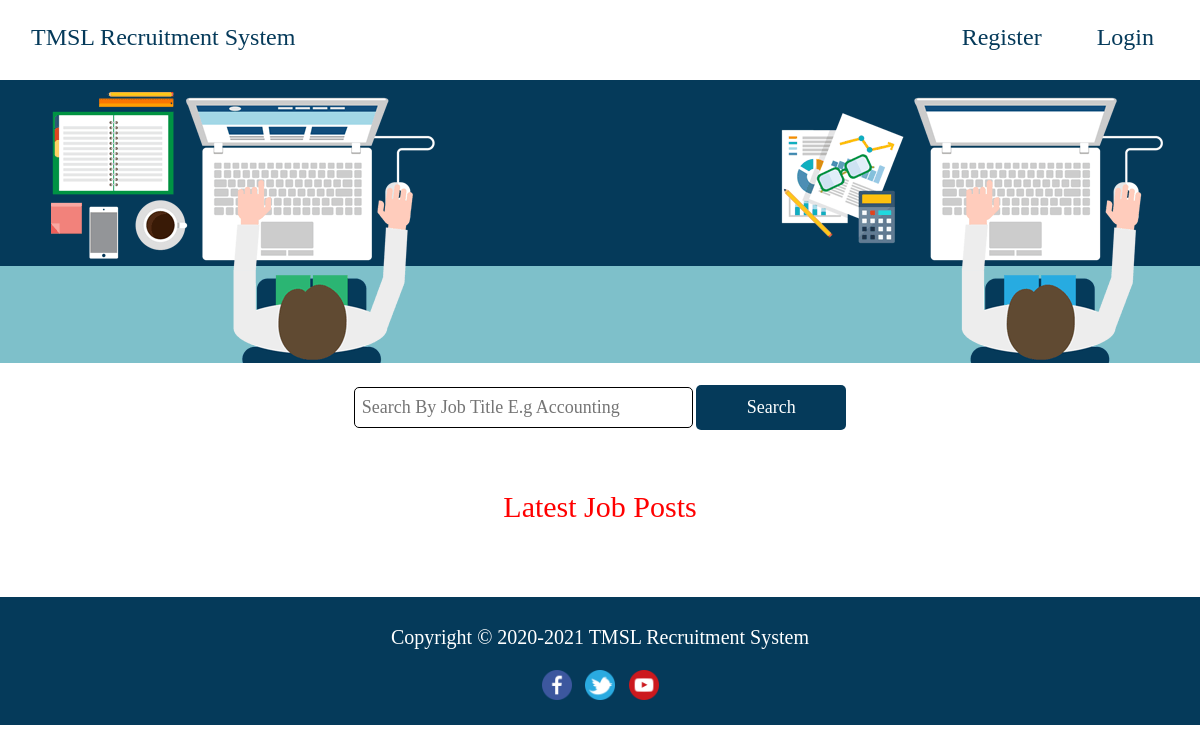
Before: / with the older database file.
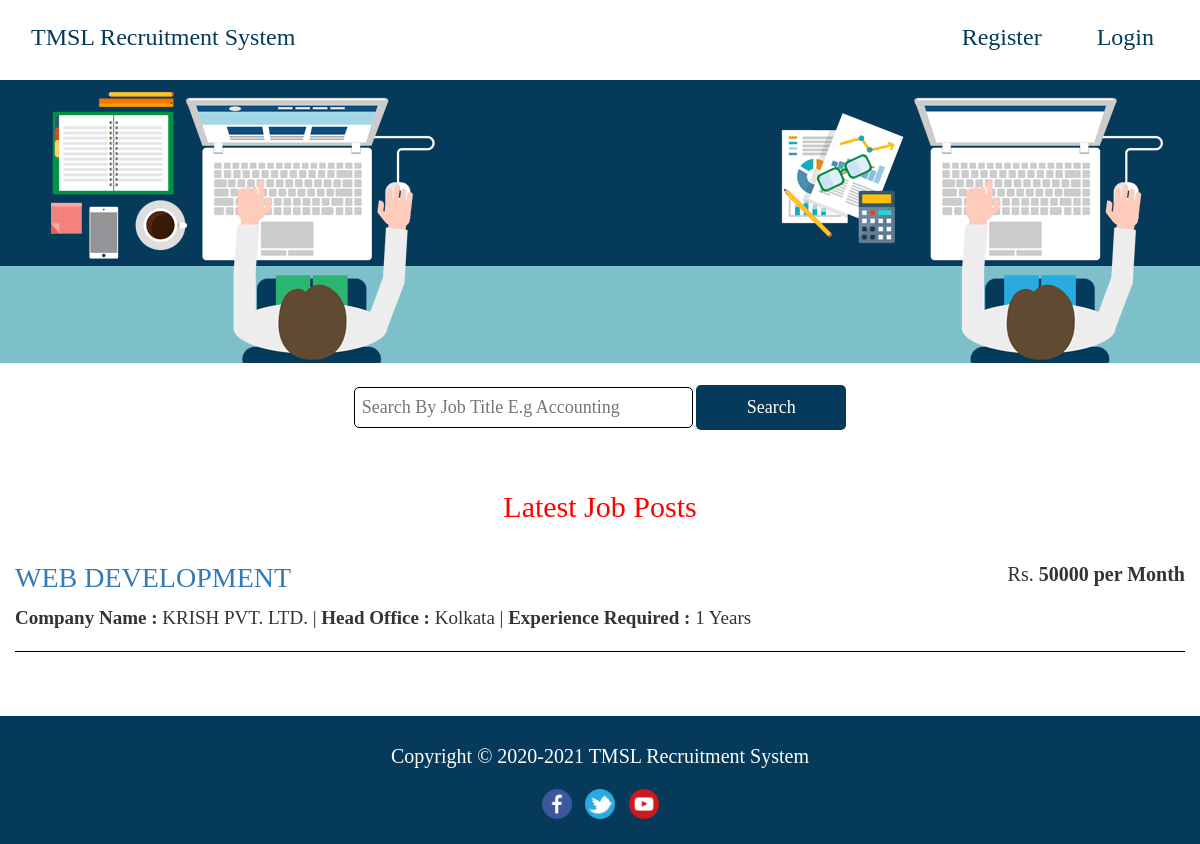
After: the same page with the newer database file.
### tables this page shows
CREATE TABLE `job_post` (
  `id_jobpost` int(11) NOT NULL,
  `id_company` int(11) NOT NULL,
  `jobtitle` varchar(255) NOT NULL,
  `description` text NOT NULL,
  `minimumsalary` varchar(255) NOT NULL,
  `maximumsalary` varchar(255) NOT NULL,
  `experience` varchar(255) NOT NULL,
  `qualification` varchar(255) NOT NULL,
  `createdAt` timestamp NOT NULL DEFAULT CURRENT_TIMESTAMP
);

CREATE TABLE `company` (
  `id_company` int(11) NOT NULL,
  `companyname` varchar(255) NOT NULL,
  `headofficecity` varchar(255) NOT NULL,
  `contactno` varchar(255) NOT NULL,
  `website` varchar(255) NOT NULL,
  `companytype` varchar(255) NOT NULL,
  `email` varchar(255) NOT NULL,
  `password` varchar(255) NOT NULL,
  `createdAt` timestamp NOT NULL DEFAULT CURRENT_TIMESTAMP
);

### index.php (the view, shortened to what this page needs)
<?php
require_once("db.php");
?>
<!DOCTYPE html>
<html lang="en">
  <head>
    <link rel="stylesheet" href="https://maxcdn.bootstrapcdn.com/bootstrap/3.3.7/css/bootstrap.min.css">
  </head>
  <body>
  <font face="calibri">
  <section>
  <div class="container">
  <div class="row">
  <header>
    <nav class="navbar navbar-default" style="margin-bottom: 0; height: 80px; background-color: white; border-color: transparent;">
      <div class="container-fluid">
        <div class="navbar-header">
          <a class="navbar-brand" style="font-size: 24px; color: #053a5a; line-height: 42px;" href="index.php">TMSL Recruitment System</a>
        </div>
        <div class="collapse navbar-collapse" id="bs-example-navbar-collapse-1">
          <ul class="nav navbar-nav navbar-right">
          <?php
          if(isset($_SESSION['id_user']) && empty($_SESSION['companyLogged'])) {
            ?>
            <li style="padding-right: 25px;"><a href="user/dashboard.php" style="font-size: 24px; color: #053a5a; line-height: 42px;">Dashboard</a></li>
            <li style="padding-right: 25px;"><a href="user/profile.php" style="font-size: 24px; color: #053a5a; line-height: 42px;">Profile</a></li>
            <li style="padding-right: 25px;"><a href="logout.php" style="font-size: 24px; color: #053a5a; line-height: 42px;">Logout</a></li>
            <?php
            } else if(isset($_SESSION['id_user']) && isset($_SESSION['companyLogged'])){
            ?>
            <li style="padding-right: 25px;"><a href="company/dashboard.php" style="font-size: 24px; color: #053a5a; line-height: 42px;">Dashboard</a></li>
            <li style="padding-right: 25px;"><a href="logout.php" style="font-size: 24px; color: #053a5a; line-height: 42px;">Logout</a></li>
            <?php } else {
            ?>
            <li style="padding-right: 25px;"><a href="mainregister.php" style="font-size: 24px; color: #053a5a; line-height: 42px;">Register</a></li>
            <li style="padding-right: -25px;"><a href="mainlogin.php" style="font-size: 24px; color: #053a5a; line-height: 42px;">Login</a></li>
          <?php } ?>
          </ul>
        </div>
      </div>
    </nav>
  </header>
  </div>
  </div>
  </section>
  <section>
    <div class="container1">
      <img src="img/bgjob.png" alt="Snow">
    </div>
  </section>
  <br>
  <div align="center">
    <form action ="" method = "post">
      <input style="font-size: 18px; color: black; padding: 7px; border: 1px solid black; border-radius: 5px;" name="search" type="text" size="30" placeholder="Search By Job Title E.g Accounting"/>
      <input type="submit" style="font-size: 18px; color: white; background-color: #053a5a; border-color: transparent; border-radius: 5px; width: 150px; height: 45px;" value="Search" />
    </form>
    <br>
  <br>
  </div>
  <section>
    <div class="container">
      <div class="row">
        <h2 class="text-center" style="color: red; font-size: 30px;">Latest Job Posts</h2>
        <br>
        <?php
        $sql = "SELECT * FROM job_post ORDER BY id_jobpost DESC limit 5";
        $result = $conn->query($sql);
        if($result->num_rows > 0) {
        while($row = $result->fetch_assoc())
        {
        $sql1 = "SELECT * FROM company WHERE id_company='$row[id_company]'";
        $result1 = $conn->query($sql1);
        if($result1->num_rows > 0) {
        while($row1 = $result1->fetch_assoc())
        {
        ?>
        <div align="left">
        <h4 style="font-size: 28px;"><a href="apply-job-post.php?id=<?php echo $row['id_jobpost']; ?>"><?php echo $row['jobtitle']; ?></a><span class="pull-right" style="font-size: 20px;">Rs. <strong><?php echo $row['maximumsalary']; ?> per Month</span></strong></h4>
        <div style="font-size: 19px;">
        <div><strong>Company Name : </strong><?php echo $row1['companyname']; ?> | <strong>Head Office : </strong><?php echo $row1['headofficecity']; ?> | <strong>Experience Required : </strong><?php echo $row['experience']; ?> Years</div>
        </div>
        <hr style="border-color:black;">
        </div>
        <?php
        }
        }
        }
        }
        ?>
      </div>
    </div>
  </section>
  <br><br>
  <footer id="footer" style="background-color: #053a5a; height: 80px;">
    <p style="color:white; font-size: 20px; line-height: 80px; text-align: center;">
    Copyright &copy; 2020-2021 <a href="index.php" style="color:white;">TMSL Recruitment System </a>
    </p>
    <div align="center" style="background-color: #053a5a; margin-top: -1.4%; height: 55px;">
    <a href="https://www.facebook.com/tigkolkata" target="_blank"><img src="./img/facebook.png" style="width: 30px; height: 30px; margin-left: 5px; margin-right: 5px;" /></a>
    <a href="https://twitter.com/tiukolkata" target="_blank"><img src="./img/twitter.png" style="width: 30px; height: 30px; margin-left: 5px; margin-right: 5px;" /></a>
    <a href="https://www.youtube.com/user/technoindiagroup" target="_blank"><img src="./img/youtube.png" style="width: 30px; height: 30px; margin-left: 5px; margin-right: 5px;" /></a>
    </div>
  </footer>
  </font>
  </body>
</html>

Changed rows visible on the page:
added job_post: jobtitle "WEB DEVELOPMENT", maximumsalary "50000", experience "1"
added company: companyname "KRISH PVT. LTD.", headofficecity "Kolkata"
